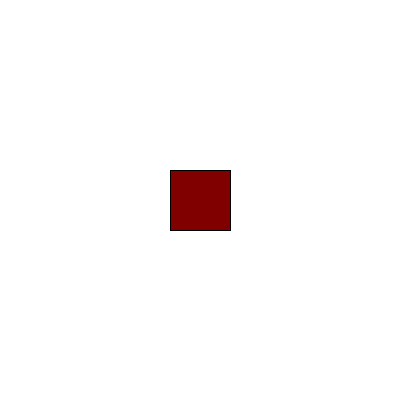
Frame 1 (no input)
Frame 60 (the mouse pressed at the canvas centre just before this capture): identical to frame 1, image omitted
Frame 120 (the mouse held since frame 60 and released just before this capture): identical to frame 1, image omitted

The Processing sketch that drew this single still picture (run headless with seeded random() and noise(); from frame 60 on, the mouse is pressed at the canvas centre):

// Processing sketch: altering_cube
// ── altering_cube.pde
float x;
float y;
int red = 128;

void setup() {
    size(400, 400);
    x = width / 2 - 30; // Center x coordinate of the square
    y = height / 2 - 30; // Center y coordinate of the square
}

void draw() {
    background(255); // Clear background
    fill(red, 0,0);
    rect(x, y, 60, 60); // Draw the square
}

void keyPressed() {
    if (key == 'w') {
        y--; // Move up
    } else if (key == 's') {
        y++; // Move down
    } else if (key == 'a') {
        x--; // Move left
    } else if (key == 'd') {
        x++; // Move right
    }
    
    if (key == 'R') {
        red += 10; // Increment red by 10 when 'R' is pressed
        if (red > 255) {
            red = 255; // Cap red at 255
        }
    } else if (key == 'r') {
        red -= 10; // Decrement red by 10 when 'r' is pressed
        if (red < 0) {
            red = 0; // Cap red at 0
        }
    }
}
